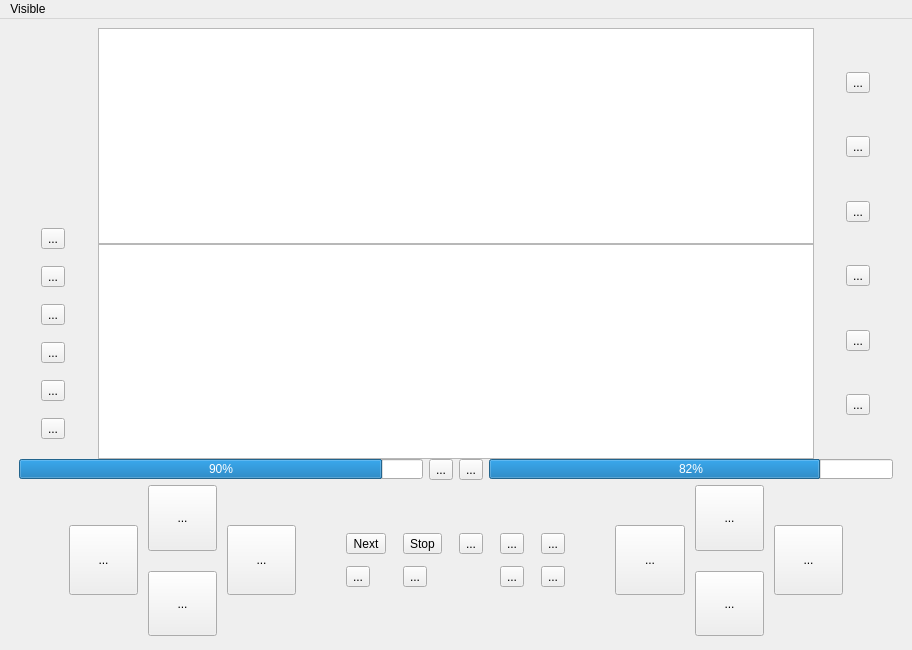
<?xml version="1.0" encoding="UTF-8"?>
<ui version="4.0">
 <class>MainWindow</class>
 <widget class="QMainWindow" name="MainWindow">
  <property name="enabled">
   <bool>true</bool>
  </property>
  <property name="geometry">
   <rect>
    <x>0</x>
    <y>0</y>
    <width>912</width>
    <height>650</height>
   </rect>
  </property>
  <property name="sizePolicy">
   <sizepolicy hsizetype="Expanding" vsizetype="Expanding">
    <horstretch>0</horstretch>
    <verstretch>0</verstretch>
   </sizepolicy>
  </property>
  <property name="minimumSize">
   <size>
    <width>900</width>
    <height>650</height>
   </size>
  </property>
  <property name="windowTitle">
   <string>MainWindow</string>
  </property>
  <property name="autoFillBackground">
   <bool>false</bool>
  </property>
  <property name="styleSheet">
   <string notr="true">background-image: url(:/images/resources/images/back_image_mine_page.png);
</string>
  </property>
  <property name="iconSize">
   <size>
    <width>1000</width>
    <height>1000</height>
   </size>
  </property>
  <widget class="QWidget" name="centralwidget">
   <property name="sizePolicy">
    <sizepolicy hsizetype="Expanding" vsizetype="Preferred">
     <horstretch>0</horstretch>
     <verstretch>0</verstretch>
    </sizepolicy>
   </property>
   <property name="autoFillBackground">
    <bool>false</bool>
   </property>
   <property name="styleSheet">
    <string notr="true"/>
   </property>
   <layout class="QGridLayout" name="gridLayout" rowstretch="0">
    <property name="leftMargin">
     <number>0</number>
    </property>
    <property name="topMargin">
     <number>0</number>
    </property>
    <property name="rightMargin">
     <number>0</number>
    </property>
    <property name="bottomMargin">
     <number>0</number>
    </property>
    <property name="spacing">
     <number>0</number>
    </property>
    <item row="0" column="0">
     <widget class="QFrame" name="frame">
      <property name="autoFillBackground">
       <bool>false</bool>
      </property>
      <property name="styleSheet">
       <string notr="true">background-image: url(:/images/resources/images/back_image_mine_page.png);</string>
      </property>
      <layout class="QVBoxLayout" name="verticalLayout_5" stretch="8,1,3">
       <property name="spacing">
        <number>0</number>
       </property>
       <item>
        <layout class="QHBoxLayout" name="horizontalLayout_2" stretch="1,8,1">
         <item>
          <layout class="QVBoxLayout" name="verticalLayout_4">
           <item>
            <layout class="QVBoxLayout" name="verticalLayout_10">
             <property name="spacing">
              <number>17</number>
             </property>
             <property name="topMargin">
              <number>10</number>
             </property>
             <property name="bottomMargin">
              <number>20</number>
             </property>
             <item alignment="Qt::AlignHCenter">
              <widget class="QLabel" name="label">
               <property name="styleSheet">
                <string notr="true">background: transparent;</string>
               </property>
               <property name="text">
                <string/>
               </property>
               <property name="pixmap">
                <pixmap>resources/icons/icons8-coat-of-arms-of-ukraine-64.png</pixmap>
               </property>
               <property name="alignment">
                <set>Qt::AlignCenter</set>
               </property>
               <property name="margin">
                <number>0</number>
               </property>
               <property name="indent">
                <number>-1</number>
               </property>
              </widget>
             </item>
             <item alignment="Qt::AlignHCenter">
              <widget class="QToolButton" name="toolButtonModes">
               <property name="text">
                <string>...</string>
               </property>
               <property name="icon">
                <iconset>
                 <normaloff>resources/icons/icons8-load-balancer-100.png</normaloff>resources/icons/icons8-load-balancer-100.png</iconset>
               </property>
               <property name="iconSize">
                <size>
                 <width>40</width>
                 <height>40</height>
                </size>
               </property>
              </widget>
             </item>
             <item alignment="Qt::AlignHCenter">
              <widget class="QToolButton" name="toolButtonMines">
               <property name="text">
                <string>...</string>
               </property>
               <property name="icon">
                <iconset>
                 <normaloff>resources/icons/icons8-land-mine-100.png</normaloff>resources/icons/icons8-land-mine-100.png</iconset>
               </property>
               <property name="iconSize">
                <size>
                 <width>40</width>
                 <height>40</height>
                </size>
               </property>
              </widget>
             </item>
             <item alignment="Qt::AlignHCenter">
              <widget class="QToolButton" name="toolButtonSoundMode">
               <property name="text">
                <string>...</string>
               </property>
               <property name="icon">
                <iconset>
                 <normaloff>resources/icons/icons8-audio-100.png</normaloff>resources/icons/icons8-audio-100.png</iconset>
               </property>
               <property name="iconSize">
                <size>
                 <width>40</width>
                 <height>40</height>
                </size>
               </property>
              </widget>
             </item>
             <item alignment="Qt::AlignHCenter">
              <widget class="QToolButton" name="toolButton_10">
               <property name="text">
                <string>...</string>
               </property>
               <property name="icon">
                <iconset>
                 <normaloff>resources/images/icons8-automaton-64.png</normaloff>resources/images/icons8-automaton-64.png</iconset>
               </property>
               <property name="iconSize">
                <size>
                 <width>40</width>
                 <height>40</height>
                </size>
               </property>
              </widget>
             </item>
             <item alignment="Qt::AlignHCenter">
              <widget class="QToolButton" name="toolButtonVisibility">
               <property name="text">
                <string>...</string>
               </property>
               <property name="icon">
                <iconset>
                 <normaloff>resources/icons/icons8-night-camera-64.png</normaloff>resources/icons/icons8-night-camera-64.png</iconset>
               </property>
               <property name="iconSize">
                <size>
                 <width>40</width>
                 <height>40</height>
                </size>
               </property>
              </widget>
             </item>
             <item alignment="Qt::AlignHCenter">
              <widget class="QToolButton" name="toolButtonInfrared">
               <property name="text">
                <string>...</string>
               </property>
               <property name="icon">
                <iconset>
                 <normaloff>resources/icons/icons8-infrared-64.png</normaloff>resources/icons/icons8-infrared-64.png</iconset>
               </property>
               <property name="iconSize">
                <size>
                 <width>40</width>
                 <height>40</height>
                </size>
               </property>
              </widget>
             </item>
            </layout>
           </item>
          </layout>
         </item>
         <item>
          <layout class="QVBoxLayout" name="verticalLayout_12">
           <item>
            <widget class="QGraphicsView" name="graphicsView"/>
           </item>
           <item>
            <widget class="QTextBrowser" name="textBrowser">
             <property name="styleSheet">
              <string notr="true"/>
             </property>
             <property name="source">
              <url>
               <string>https://www.youtube.com/watch?v=kcXN7CYgQ0g&amp;t=8s</string>
              </url>
             </property>
            </widget>
           </item>
          </layout>
         </item>
         <item>
          <layout class="QVBoxLayout" name="verticalLayout_11">
           <property name="topMargin">
            <number>0</number>
           </property>
           <item>
            <spacer name="verticalSpacer_2">
             <property name="orientation">
              <enum>Qt::Vertical</enum>
             </property>
             <property name="sizeHint" stdset="0">
              <size>
               <width>20</width>
               <height>40</height>
              </size>
             </property>
            </spacer>
           </item>
           <item alignment="Qt::AlignHCenter">
            <widget class="QToolButton" name="toolButtonCar">
             <property name="text">
              <string>...</string>
             </property>
             <property name="icon">
              <iconset>
               <normaloff>resources/icons/icons8-semi-truck-32.png</normaloff>resources/icons/icons8-semi-truck-32.png</iconset>
             </property>
             <property name="iconSize">
              <size>
               <width>40</width>
               <height>40</height>
              </size>
             </property>
            </widget>
           </item>
           <item>
            <spacer name="verticalSpacer_5">
             <property name="orientation">
              <enum>Qt::Vertical</enum>
             </property>
             <property name="sizeHint" stdset="0">
              <size>
               <width>20</width>
               <height>40</height>
              </size>
             </property>
            </spacer>
           </item>
           <item alignment="Qt::AlignHCenter">
            <widget class="QToolButton" name="toolButtonDrone">
             <property name="text">
              <string>...</string>
             </property>
             <property name="icon">
              <iconset>
               <normaloff>resources/icons/icons8-drone-60 (1).png</normaloff>resources/icons/icons8-drone-60 (1).png</iconset>
             </property>
             <property name="iconSize">
              <size>
               <width>40</width>
               <height>40</height>
              </size>
             </property>
            </widget>
           </item>
           <item>
            <spacer name="verticalSpacer_6">
             <property name="orientation">
              <enum>Qt::Vertical</enum>
             </property>
             <property name="sizeHint" stdset="0">
              <size>
               <width>20</width>
               <height>40</height>
              </size>
             </property>
            </spacer>
           </item>
           <item alignment="Qt::AlignHCenter">
            <widget class="QToolButton" name="toolButtonTank">
             <property name="text">
              <string>...</string>
             </property>
             <property name="icon">
              <iconset>
               <normaloff>resources/icons/icons8-tank-96.png</normaloff>resources/icons/icons8-tank-96.png</iconset>
             </property>
             <property name="iconSize">
              <size>
               <width>40</width>
               <height>40</height>
              </size>
             </property>
            </widget>
           </item>
           <item>
            <spacer name="verticalSpacer_8">
             <property name="orientation">
              <enum>Qt::Vertical</enum>
             </property>
             <property name="sizeHint" stdset="0">
              <size>
               <width>20</width>
               <height>40</height>
              </size>
             </property>
            </spacer>
           </item>
           <item alignment="Qt::AlignHCenter">
            <widget class="QToolButton" name="toolButtonArta">
             <property name="text">
              <string>...</string>
             </property>
             <property name="icon">
              <iconset>
               <normaloff>resources/icons/icons8-army-62.png</normaloff>resources/icons/icons8-army-62.png</iconset>
             </property>
             <property name="iconSize">
              <size>
               <width>40</width>
               <height>40</height>
              </size>
             </property>
            </widget>
           </item>
           <item>
            <spacer name="verticalSpacer_7">
             <property name="orientation">
              <enum>Qt::Vertical</enum>
             </property>
             <property name="sizeHint" stdset="0">
              <size>
               <width>20</width>
               <height>40</height>
              </size>
             </property>
            </spacer>
           </item>
           <item alignment="Qt::AlignHCenter">
            <widget class="QToolButton" name="toolButtonMortar">
             <property name="text">
              <string>...</string>
             </property>
             <property name="icon">
              <iconset>
               <normaloff>resources/icons/Icons8-Ios7-Military-Mortar.ico</normaloff>resources/icons/Icons8-Ios7-Military-Mortar.ico</iconset>
             </property>
             <property name="iconSize">
              <size>
               <width>40</width>
               <height>40</height>
              </size>
             </property>
            </widget>
           </item>
           <item>
            <spacer name="verticalSpacer_9">
             <property name="orientation">
              <enum>Qt::Vertical</enum>
             </property>
             <property name="sizeHint" stdset="0">
              <size>
               <width>20</width>
               <height>40</height>
              </size>
             </property>
            </spacer>
           </item>
           <item alignment="Qt::AlignHCenter">
            <widget class="QToolButton" name="toolButtonSoldier">
             <property name="styleSheet">
              <string notr="true"/>
             </property>
             <property name="text">
              <string>...</string>
             </property>
             <property name="icon">
              <iconset>
               <normaloff>resources/icons/icons8-soldier-man-50.png</normaloff>resources/icons/icons8-soldier-man-50.png</iconset>
             </property>
             <property name="iconSize">
              <size>
               <width>40</width>
               <height>40</height>
              </size>
             </property>
            </widget>
           </item>
           <item>
            <spacer name="verticalSpacer">
             <property name="orientation">
              <enum>Qt::Vertical</enum>
             </property>
             <property name="sizeHint" stdset="0">
              <size>
               <width>20</width>
               <height>40</height>
              </size>
             </property>
            </spacer>
           </item>
          </layout>
         </item>
        </layout>
       </item>
       <item>
        <layout class="QHBoxLayout" name="horizontalLayout_3" stretch="4,1,1,4">
         <property name="spacing">
          <number>6</number>
         </property>
         <property name="leftMargin">
          <number>10</number>
         </property>
         <property name="rightMargin">
          <number>10</number>
         </property>
         <item>
          <widget class="QProgressBar" name="progressBar">
           <property name="maximumSize">
            <size>
             <width>16777215</width>
             <height>20</height>
            </size>
           </property>
           <property name="styleSheet">
            <string notr="true">QQQQQProgressBar::chunk {
    background-color: rgb(0, 193, 142);
    width: 3px;
    margin: 0.8px;
}</string>
           </property>
           <property name="value">
            <number>90</number>
           </property>
           <property name="alignment">
            <set>Qt::AlignCenter</set>
           </property>
          </widget>
         </item>
         <item>
          <widget class="QToolButton" name="buttonBattery">
           <property name="text">
            <string>...</string>
           </property>
           <property name="icon">
            <iconset>
             <normaloff>resources/icons/icons8-battery-48.png</normaloff>resources/icons/icons8-battery-48.png</iconset>
           </property>
           <property name="iconSize">
            <size>
             <width>20</width>
             <height>20</height>
            </size>
           </property>
           <property name="checkable">
            <bool>false</bool>
           </property>
           <property name="autoRepeat">
            <bool>false</bool>
           </property>
           <property name="autoExclusive">
            <bool>false</bool>
           </property>
          </widget>
         </item>
         <item>
          <widget class="QToolButton" name="buttonWiFi_3">
           <property name="text">
            <string>...</string>
           </property>
           <property name="icon">
            <iconset>
             <normaloff>resources/icons/Custom-Icon-Design-Flatastic-11-Wifi-1.ico</normaloff>resources/icons/Custom-Icon-Design-Flatastic-11-Wifi-1.ico</iconset>
           </property>
           <property name="iconSize">
            <size>
             <width>20</width>
             <height>20</height>
            </size>
           </property>
          </widget>
         </item>
         <item>
          <widget class="QProgressBar" name="progressBar_2">
           <property name="maximumSize">
            <size>
             <width>16777215</width>
             <height>20</height>
            </size>
           </property>
           <property name="maximum">
            <number>100</number>
           </property>
           <property name="value">
            <number>82</number>
           </property>
           <property name="alignment">
            <set>Qt::AlignLeading|Qt::AlignLeft|Qt::AlignVCenter</set>
           </property>
          </widget>
         </item>
        </layout>
       </item>
       <item>
        <layout class="QHBoxLayout" name="horizontalLayout" stretch="0,1,0,1,0,1,0,5,0,1,0,1,0,1,0">
         <item>
          <spacer name="horizontalSpacer_3">
           <property name="orientation">
            <enum>Qt::Horizontal</enum>
           </property>
           <property name="sizeHint" stdset="0">
            <size>
             <width>60</width>
             <height>20</height>
            </size>
           </property>
          </spacer>
         </item>
         <item>
          <layout class="QVBoxLayout" name="verticalLayout_3">
           <item>
            <widget class="QToolButton" name="buttonRotateAticlock">
             <property name="enabled">
              <bool>true</bool>
             </property>
             <property name="minimumSize">
              <size>
               <width>20</width>
               <height>20</height>
              </size>
             </property>
             <property name="maximumSize">
              <size>
               <width>70</width>
               <height>70</height>
              </size>
             </property>
             <property name="text">
              <string>...</string>
             </property>
             <property name="icon">
              <iconset>
               <normaloff>resources/icons/icons8-3d-rotate-96.png</normaloff>resources/icons/icons8-3d-rotate-96.png</iconset>
             </property>
             <property name="iconSize">
              <size>
               <width>48</width>
               <height>48</height>
              </size>
             </property>
            </widget>
           </item>
          </layout>
         </item>
         <item>
          <spacer name="horizontalSpacer_5">
           <property name="orientation">
            <enum>Qt::Horizontal</enum>
           </property>
           <property name="sizeType">
            <enum>QSizePolicy::Fixed</enum>
           </property>
           <property name="sizeHint" stdset="0">
            <size>
             <width>10</width>
             <height>20</height>
            </size>
           </property>
          </spacer>
         </item>
         <item>
          <layout class="QVBoxLayout" name="verticalLayout_7">
           <property name="leftMargin">
            <number>0</number>
           </property>
           <property name="topMargin">
            <number>5</number>
           </property>
           <property name="bottomMargin">
            <number>5</number>
           </property>
           <item>
            <widget class="QToolButton" name="buttonUp">
             <property name="enabled">
              <bool>true</bool>
             </property>
             <property name="minimumSize">
              <size>
               <width>20</width>
               <height>20</height>
              </size>
             </property>
             <property name="maximumSize">
              <size>
               <width>70</width>
               <height>70</height>
              </size>
             </property>
             <property name="text">
              <string>...</string>
             </property>
             <property name="icon">
              <iconset>
               <normaloff>resources/icons/icons8-up-arrow-96.png</normaloff>resources/icons/icons8-up-arrow-96.png</iconset>
             </property>
             <property name="iconSize">
              <size>
               <width>48</width>
               <height>48</height>
              </size>
             </property>
            </widget>
           </item>
           <item>
            <spacer name="verticalSpacer_13">
             <property name="orientation">
              <enum>Qt::Vertical</enum>
             </property>
             <property name="sizeType">
              <enum>QSizePolicy::Fixed</enum>
             </property>
             <property name="sizeHint" stdset="0">
              <size>
               <width>20</width>
               <height>20</height>
              </size>
             </property>
            </spacer>
           </item>
           <item>
            <widget class="QToolButton" name="buttonUp_2">
             <property name="enabled">
              <bool>true</bool>
             </property>
             <property name="minimumSize">
              <size>
               <width>20</width>
               <height>20</height>
              </size>
             </property>
             <property name="maximumSize">
              <size>
               <width>70</width>
               <height>70</height>
              </size>
             </property>
             <property name="text">
              <string>...</string>
             </property>
             <property name="icon">
              <iconset>
               <normaloff>resources/icons/icons8-down-arrow-96.png</normaloff>resources/icons/icons8-down-arrow-96.png</iconset>
             </property>
             <property name="iconSize">
              <size>
               <width>48</width>
               <height>48</height>
              </size>
             </property>
            </widget>
           </item>
          </layout>
         </item>
         <item>
          <spacer name="horizontalSpacer_6">
           <property name="orientation">
            <enum>Qt::Horizontal</enum>
           </property>
           <property name="sizeType">
            <enum>QSizePolicy::Fixed</enum>
           </property>
           <property name="sizeHint" stdset="0">
            <size>
             <width>10</width>
             <height>20</height>
            </size>
           </property>
          </spacer>
         </item>
         <item>
          <layout class="QVBoxLayout" name="verticalLayout_2">
           <item>
            <widget class="QToolButton" name="buttonRotateClock">
             <property name="enabled">
              <bool>true</bool>
             </property>
             <property name="minimumSize">
              <size>
               <width>20</width>
               <height>20</height>
              </size>
             </property>
             <property name="maximumSize">
              <size>
               <width>70</width>
               <height>70</height>
              </size>
             </property>
             <property name="text">
              <string>...</string>
             </property>
             <property name="icon">
              <iconset>
               <normaloff>resources/icons/icons8-3d-rotate-96___копія-removebg-preview.png</normaloff>resources/icons/icons8-3d-rotate-96___копія-removebg-preview.png</iconset>
             </property>
             <property name="iconSize">
              <size>
               <width>48</width>
               <height>48</height>
              </size>
             </property>
            </widget>
           </item>
          </layout>
         </item>
         <item>
          <spacer name="horizontalSpacer">
           <property name="orientation">
            <enum>Qt::Horizontal</enum>
           </property>
           <property name="sizeType">
            <enum>QSizePolicy::Expanding</enum>
           </property>
           <property name="sizeHint" stdset="0">
            <size>
             <width>50</width>
             <height>20</height>
            </size>
           </property>
          </spacer>
         </item>
         <item>
          <layout class="QVBoxLayout" name="verticalLayout_8">
           <item>
            <layout class="QGridLayout" name="gridLayout_2">
             <property name="horizontalSpacing">
              <number>17</number>
             </property>
             <property name="verticalSpacing">
              <number>12</number>
             </property>
             <item row="0" column="1">
              <widget class="QToolButton" name="buttonWiFi_2">
               <property name="text">
                <string>Stop</string>
               </property>
               <property name="icon">
                <iconset>
                 <normaloff>resources/icons/Custom-Icon-Design-Flatastic-11-Wifi-1.ico</normaloff>resources/icons/Custom-Icon-Design-Flatastic-11-Wifi-1.ico</iconset>
               </property>
               <property name="iconSize">
                <size>
                 <width>32</width>
                 <height>32</height>
                </size>
               </property>
               <property name="toolButtonStyle">
                <enum>Qt::ToolButtonTextUnderIcon</enum>
               </property>
              </widget>
             </item>
             <item row="0" column="2">
              <widget class="QToolButton" name="buttonDanger">
               <property name="text">
                <string>...</string>
               </property>
               <property name="icon">
                <iconset>
                 <normaloff>resources/icons/icons8-warning-shield-96.png</normaloff>resources/icons/icons8-warning-shield-96.png</iconset>
               </property>
               <property name="iconSize">
                <size>
                 <width>40</width>
                 <height>40</height>
                </size>
               </property>
              </widget>
             </item>
             <item row="0" column="3">
              <widget class="QToolButton" name="buttonHome">
               <property name="text">
                <string>...</string>
               </property>
               <property name="icon">
                <iconset>
                 <normaloff>resources/icons/icons8-home-page-96.png</normaloff>resources/icons/icons8-home-page-96.png</iconset>
               </property>
               <property name="iconSize">
                <size>
                 <width>40</width>
                 <height>40</height>
                </size>
               </property>
              </widget>
             </item>
             <item row="0" column="4">
              <widget class="QToolButton" name="buttonTarget">
               <property name="text">
                <string>...</string>
               </property>
               <property name="icon">
                <iconset>
                 <normaloff>resources/icons/Ahmadhania-Spherical-Target.ico</normaloff>resources/icons/Ahmadhania-Spherical-Target.ico</iconset>
               </property>
               <property name="iconSize">
                <size>
                 <width>40</width>
                 <height>40</height>
                </size>
               </property>
              </widget>
             </item>
             <item row="0" column="0">
              <widget class="QToolButton" name="buttonWiFi">
               <property name="text">
                <string>Next</string>
               </property>
               <property name="icon">
                <iconset>
                 <normaloff>resources/icons/Custom-Icon-Design-Flatastic-11-Wifi-1.ico</normaloff>resources/icons/Custom-Icon-Design-Flatastic-11-Wifi-1.ico</iconset>
               </property>
               <property name="iconSize">
                <size>
                 <width>32</width>
                 <height>32</height>
                </size>
               </property>
               <property name="toolButtonStyle">
                <enum>Qt::ToolButtonTextUnderIcon</enum>
               </property>
              </widget>
             </item>
             <item row="1" column="0">
              <widget class="QToolButton" name="toolButton">
               <property name="text">
                <string>...</string>
               </property>
               <property name="icon">
                <iconset>
                 <normaloff>resources/icons/icons8-open-in-popup-96___копія-removebg-preview.png</normaloff>resources/icons/icons8-open-in-popup-96___копія-removebg-preview.png</iconset>
               </property>
               <property name="iconSize">
                <size>
                 <width>40</width>
                 <height>40</height>
                </size>
               </property>
              </widget>
             </item>
             <item row="1" column="4">
              <widget class="QToolButton" name="toolButton_2">
               <property name="text">
                <string>...</string>
               </property>
               <property name="icon">
                <iconset>
                 <normaloff>resources/icons/icons8-open-in-popup-96.png</normaloff>resources/icons/icons8-open-in-popup-96.png</iconset>
               </property>
               <property name="iconSize">
                <size>
                 <width>40</width>
                 <height>40</height>
                </size>
               </property>
              </widget>
             </item>
             <item row="1" column="1">
              <widget class="QToolButton" name="buttonLand">
               <property name="text">
                <string>...</string>
               </property>
               <property name="icon">
                <iconset>
                 <normaloff>resources/icons/icons8-take-off-64.png</normaloff>resources/icons/icons8-take-off-64.png</iconset>
               </property>
               <property name="iconSize">
                <size>
                 <width>40</width>
                 <height>40</height>
                </size>
               </property>
              </widget>
             </item>
             <item row="1" column="3">
              <widget class="QToolButton" name="buttonStart">
               <property name="styleSheet">
                <string notr="true">rotate: x 90deg;</string>
               </property>
               <property name="text">
                <string>...</string>
               </property>
               <property name="icon">
                <iconset>
                 <normaloff>resources/icons/icons8-take-off-64___копія-removebg-preview.png</normaloff>resources/icons/icons8-take-off-64___копія-removebg-preview.png</iconset>
               </property>
               <property name="iconSize">
                <size>
                 <width>40</width>
                 <height>40</height>
                </size>
               </property>
              </widget>
             </item>
            </layout>
           </item>
          </layout>
         </item>
         <item>
          <spacer name="horizontalSpacer_2">
           <property name="orientation">
            <enum>Qt::Horizontal</enum>
           </property>
           <property name="sizeHint" stdset="0">
            <size>
             <width>50</width>
             <height>20</height>
            </size>
           </property>
          </spacer>
         </item>
         <item>
          <layout class="QVBoxLayout" name="verticalLayout_6">
           <item>
            <widget class="QToolButton" name="buttonLeft">
             <property name="enabled">
              <bool>true</bool>
             </property>
             <property name="minimumSize">
              <size>
               <width>20</width>
               <height>20</height>
              </size>
             </property>
             <property name="maximumSize">
              <size>
               <width>70</width>
               <height>70</height>
              </size>
             </property>
             <property name="styleSheet">
              <string notr="true"/>
             </property>
             <property name="text">
              <string>...</string>
             </property>
             <property name="icon">
              <iconset>
               <normaloff>resources/icons/icons8-left-arrow-96.png</normaloff>resources/icons/icons8-left-arrow-96.png</iconset>
             </property>
             <property name="iconSize">
              <size>
               <width>48</width>
               <height>48</height>
              </size>
             </property>
             <property name="autoRaise">
              <bool>false</bool>
             </property>
            </widget>
           </item>
          </layout>
         </item>
         <item>
          <spacer name="horizontalSpacer_7">
           <property name="orientation">
            <enum>Qt::Horizontal</enum>
           </property>
           <property name="sizeType">
            <enum>QSizePolicy::Fixed</enum>
           </property>
           <property name="sizeHint" stdset="0">
            <size>
             <width>10</width>
             <height>20</height>
            </size>
           </property>
          </spacer>
         </item>
         <item>
          <layout class="QVBoxLayout" name="verticalLayout_9" stretch="4,0,4">
           <property name="topMargin">
            <number>5</number>
           </property>
           <property name="bottomMargin">
            <number>5</number>
           </property>
           <item>
            <widget class="QToolButton" name="buttonForward">
             <property name="enabled">
              <bool>true</bool>
             </property>
             <property name="minimumSize">
              <size>
               <width>20</width>
               <height>20</height>
              </size>
             </property>
             <property name="maximumSize">
              <size>
               <width>70</width>
               <height>70</height>
              </size>
             </property>
             <property name="text">
              <string>...</string>
             </property>
             <property name="icon">
              <iconset>
               <normaloff>resources/icons/icons8-up-arrow-96.png</normaloff>resources/icons/icons8-up-arrow-96.png</iconset>
             </property>
             <property name="iconSize">
              <size>
               <width>48</width>
               <height>48</height>
              </size>
             </property>
            </widget>
           </item>
           <item>
            <spacer name="verticalSpacer_14">
             <property name="orientation">
              <enum>Qt::Vertical</enum>
             </property>
             <property name="sizeType">
              <enum>QSizePolicy::Fixed</enum>
             </property>
             <property name="sizeHint" stdset="0">
              <size>
               <width>20</width>
               <height>20</height>
              </size>
             </property>
            </spacer>
           </item>
           <item>
            <widget class="QToolButton" name="buttonBack">
             <property name="enabled">
              <bool>true</bool>
             </property>
             <property name="minimumSize">
              <size>
               <width>20</width>
               <height>20</height>
              </size>
             </property>
             <property name="maximumSize">
              <size>
               <width>70</width>
               <height>70</height>
              </size>
             </property>
             <property name="text">
              <string>...</string>
             </property>
             <property name="icon">
              <iconset>
               <normaloff>resources/icons/icons8-down-arrow-96.png</normaloff>resources/icons/icons8-down-arrow-96.png</iconset>
             </property>
             <property name="iconSize">
              <size>
               <width>48</width>
               <height>48</height>
              </size>
             </property>
            </widget>
           </item>
          </layout>
         </item>
         <item>
          <spacer name="horizontalSpacer_8">
           <property name="orientation">
            <enum>Qt::Horizontal</enum>
           </property>
           <property name="sizeType">
            <enum>QSizePolicy::Fixed</enum>
           </property>
           <property name="sizeHint" stdset="0">
            <size>
             <width>10</width>
             <height>20</height>
            </size>
           </property>
          </spacer>
         </item>
         <item>
          <layout class="QVBoxLayout" name="verticalLayout">
           <item>
            <widget class="QToolButton" name="buttonRight">
             <property name="enabled">
              <bool>true</bool>
             </property>
             <property name="minimumSize">
              <size>
               <width>20</width>
               <height>20</height>
              </size>
             </property>
             <property name="maximumSize">
              <size>
               <width>70</width>
               <height>70</height>
              </size>
             </property>
             <property name="text">
              <string>...</string>
             </property>
             <property name="icon">
              <iconset>
               <normaloff>resources/icons/icons8-right-arrow-96.png</normaloff>resources/icons/icons8-right-arrow-96.png</iconset>
             </property>
             <property name="iconSize">
              <size>
               <width>48</width>
               <height>48</height>
              </size>
             </property>
            </widget>
           </item>
          </layout>
         </item>
         <item>
          <spacer name="horizontalSpacer_4">
           <property name="orientation">
            <enum>Qt::Horizontal</enum>
           </property>
           <property name="sizeHint" stdset="0">
            <size>
             <width>60</width>
             <height>20</height>
            </size>
           </property>
          </spacer>
         </item>
        </layout>
       </item>
      </layout>
     </widget>
    </item>
   </layout>
  </widget>
  <widget class="QMenuBar" name="menuBar">
   <property name="geometry">
    <rect>
     <x>0</x>
     <y>0</y>
     <width>912</width>
     <height>21</height>
    </rect>
   </property>
   <widget class="QMenu" name="menuVisible">
    <property name="title">
     <string>Visible</string>
    </property>
    <addaction name="actionInvisible"/>
    <addaction name="actionVisible"/>
   </widget>
   <addaction name="menuVisible"/>
  </widget>
  <action name="actionInvisible">
   <property name="text">
    <string>Invisible</string>
   </property>
  </action>
  <action name="actionVisible">
   <property name="text">
    <string>Visible</string>
   </property>
  </action>
 </widget>
 <resources>
  <include location="resources_from_qt.qrc"/>
 </resources>
 <connections/>
</ui>
